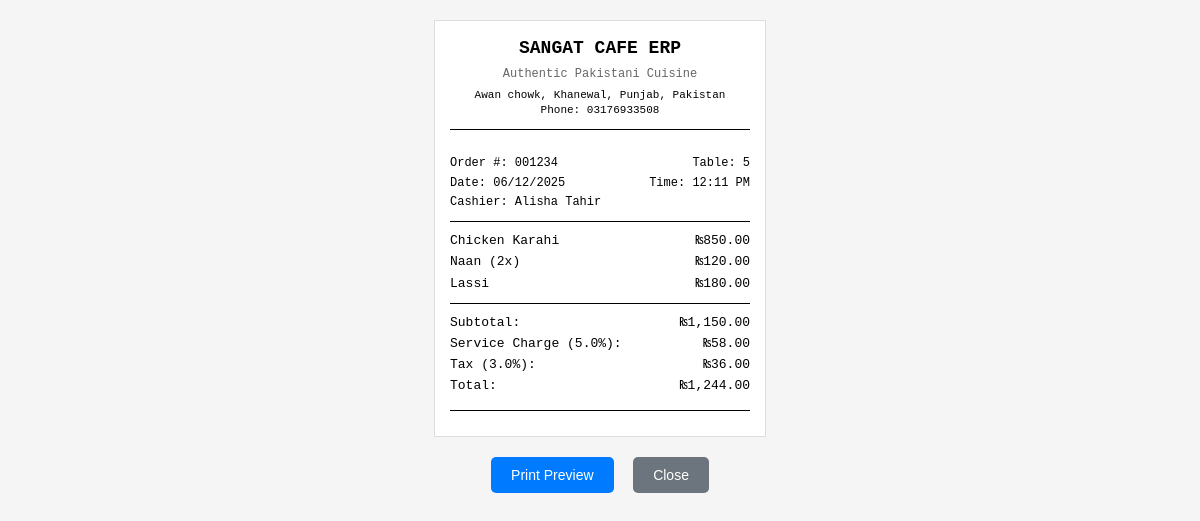
Screenshot of /admin/bill-preview (signed in) with the database file from the repository.
### app/models.py (models this page shows, shortened)
class SystemSetting(db.Model):
    __tablename__ = 'system_settings'
    id = db.Column(db.Integer, primary_key=True)
    business_id = db.Column(db.Integer, db.ForeignKey('businesses.id', ondelete='CASCADE'), nullable=True, index=True)  # MULTI-TENANT
    key = db.Column(db.String(100), nullable=False, index=True)  # Unique per business
    value = db.Column(db.Text)
    description = db.Column(db.String(255))
    updated_at = db.Column(db.DateTime, default=lambda: datetime.now(timezone.utc), onupdate=lambda: datetime.now(timezone.utc))
    @classmethod
    def get_setting(cls, key, default=None, business_id=None):
        if business_id is not None:
            setting = cls.query.filter_by(key=key, business_id=business_id).first()
        else:
            try:
                from flask_login import current_user
                if current_user.is_authenticated and hasattr(current_user, 'business_id') and current_user.business_id:
                    setting = cls.query.filter_by(key=key, business_id=current_user.business_id).first()
                else:
                    setting = cls.query.filter_by(key=key).first()
            except:
                setting = cls.query.filter_by(key=key).first()
        return setting.value if setting else default

class BillTemplate(db.Model):
    __tablename__ = 'bill_templates'
    id = db.Column(db.Integer, primary_key=True)
    business_id = db.Column(db.Integer, db.ForeignKey('businesses.id', ondelete='CASCADE'), nullable=True, index=True)  # MULTI-TENANT
    template_type = db.Column(db.String(20), nullable=False, default='receipt')  # receipt, invoice, kitchen
    header_name = db.Column(db.String(100), default='My Business')
    header_tagline = db.Column(db.String(200), default='Authentic Pakistani Cuisine')
    logo_filename = db.Column(db.String(255))  # Store logo file path
    show_logo = db.Column(db.Boolean, default=True)
    show_restaurant_name = db.Column(db.Boolean, default=True)
    show_order_number = db.Column(db.Boolean, default=True)
    show_date_time = db.Column(db.Boolean, default=True)
    show_cashier = db.Column(db.Boolean, default=True)
    show_table = db.Column(db.Boolean, default=True)
    show_tax = db.Column(db.Boolean, default=True)
    footer_message = db.Column(db.Text, default='')
    show_qr_code = db.Column(db.Boolean, default=False)
    paper_size = db.Column(db.String(10), default='80mm')
    font_size = db.Column(db.String(10), default='medium')
    auto_cut = db.Column(db.Boolean, default=True)
    created_at = db.Column(db.DateTime, default=lambda: datetime.now(timezone.utc), nullable=False)
    updated_at = db.Column(db.DateTime, default=lambda: datetime.now(timezone.utc), onupdate=lambda: datetime.now(timezone.utc))
    @classmethod
    def get_template(cls, template_type='receipt', business_id=None):
        if business_id is None:
            try:
                from flask_login import current_user
                if current_user.is_authenticated and hasattr(current_user, 'business_id'):
                    business_id = current_user.business_id
            except:
                pass
        if business_id is not None:
            try:
                business_id = int(business_id)
            except (ValueError, TypeError):
                print(f"ERROR: Cannot convert business_id to int: {business_id}, type: {type(business_id)}")
                business_id = None
        try:
            if business_id is not None:
                template = cls.query.filter_by(
                    template_type=template_type,
                    business_id=business_id
                ).first()
            else:
                template = cls.query.filter_by(
                    template_type=template_type
                ).filter(cls.business_id.is_(None)).first()
            if template:
                return template
        except Exception as e:
            db.session.rollback()
            print(f"Error in get_template: {str(e)}")
            import traceback
            traceback.print_exc()
            return cls(
                template_type=template_type,
                business_id=business_id,
                header_name='My Business',
                header_tagline='Authentic Pakistani Cuisine',
                show_restaurant_name=True
            )

class User(UserMixin, db.Model):
    __tablename__ = 'users'
    id = db.Column(db.Integer, primary_key=True)
    business_id = db.Column(db.Integer, db.ForeignKey('businesses.id', ondelete='CASCADE'), nullable=True, index=True)  # MULTI-TENANT
    employee_id = db.Column(db.String(10), nullable=True, index=True)  # Unique per business
    username = db.Column(db.String(80), nullable=False, index=True)  # Unique per business
    email = db.Column(db.String(120), nullable=False, index=True)  # Unique per business
    password_hash = db.Column(db.String(255), nullable=False)
    role = db.Column(db.String(20), nullable=False, default='viewer')
    is_owner = db.Column(db.Boolean, default=False, nullable=False)  # First user of business
    first_name = db.Column(db.String(50), nullable=False)
    last_name = db.Column(db.String(50), nullable=False)
    full_name = db.Column(db.String(100), nullable=False)
    department = db.Column(db.String(50))
    designation = db.Column(db.String(50))
    phone = db.Column(db.String(20))
    address = db.Column(db.Text)
    profile_picture = db.Column(db.String(255))
    is_protected = db.Column(db.Boolean, default=False, nullable=False)
    is_active = db.Column(db.Boolean, default=True, nullable=False)
    requires_password_change = db.Column(db.Boolean, default=True, nullable=False)
    verification_code = db.Column(db.String(20))  # For protected user verification
    failed_login_attempts = db.Column(db.Integer, default=0, nullable=False)
    account_locked_until = db.Column(db.DateTime, nullable=True)
    last_login = db.Column(db.DateTime, nullable=True)
    email_verified = db.Column(db.Boolean, default=False, nullable=False)
    email_verification_token = db.Column(db.String(100), nullable=True)
    google_id = db.Column(db.String(255), unique=True, nullable=True)
    oauth_provider = db.Column(db.String(50), nullable=True)  # 'google', 'facebook', etc.
    navigation_permissions = db.Column(db.Text)  # JSON array of allowed navigation items
    created_at = db.Column(db.DateTime, default=lambda: datetime.now(timezone.utc), nullable=False)

### app/blueprints/admin.py (the view)
@bp.route('/bill-preview')
@login_required
@require_permissions('admin.view')
def bill_preview():
    from app.models import SystemSetting
    business_name = SystemSetting.get_setting('restaurant_name', 'My Business', business_id=current_user.business_id)
    tax_rate = float(SystemSetting.get_setting('tax_rate', '0', business_id=current_user.business_id))
    service_charge_rate = float(SystemSetting.get_setting('service_charge', '10', business_id=current_user.business_id))
    template_type = request.args.get('template_type', 'receipt')
    header_name = business_name
    header_tagline = request.args.get('header_tagline', 'Authentic Pakistani Cuisine')
    show_logo = request.args.get('show_logo', 'false') == 'true'
    show_restaurant_name = request.args.get('show_restaurant_name', 'true') == 'true'
    show_order_number = request.args.get('show_order_number', 'true') == 'true'
    show_date_time = request.args.get('show_date_time', 'true') == 'true'
    show_cashier = request.args.get('show_cashier', 'true') == 'true'
    show_table = request.args.get('show_table', 'true') == 'true'
    show_tax = request.args.get('show_tax', 'true') == 'true'
    footer_message = request.args.get('footer_message', '')
    show_qr_code = request.args.get('show_qr_code', 'false') == 'true'
    paper_size = request.args.get('paper_size', '80mm')
    font_size = request.args.get('font_size', 'medium')
    logo_filename = request.args.get('logo_filename', '')
    template = BillTemplate.get_template(template_type)
    if not logo_filename and template.logo_filename:
        logo_filename = template.logo_filename
    template_data = {
        'template_type': template_type,
        'header_name': header_name,
        'header_tagline': header_tagline,
        'show_logo': show_logo,
        'show_restaurant_name': show_restaurant_name,
        'show_order_number': show_order_number,
        'show_date_time': show_date_time,
        'show_cashier': show_cashier,
        'show_table': show_table,
        'show_tax': show_tax,
        'footer_message': footer_message,
        'show_qr_code': show_qr_code,
        'paper_size': paper_size,
        'font_size': font_size,
        'logo_filename': logo_filename,
        'tax_rate': tax_rate,
        'service_charge_rate': service_charge_rate,
        'business_id': current_user.business_id,
        'cashier_name': f"{current_user.first_name} {current_user.last_name}" if hasattr(current_user, 'first_name') else current_user.username
    }
    return render_template('admin/bill_preview.html', **template_data)

### app/models.py (called while the page is built, shortened)
    @classmethod
    def increment_metric(cls, metric_type, value=1):
        today = datetime.now(timezone.utc).date()
        metric = cls.query.filter_by(
            metric_type=metric_type,
            metric_date=today
        ).first()
        if metric:
            metric.metric_value += value
        db.session.commit()
        return metric

### app/utils/currency_utils.py (called while the page is built)
def get_currency_info(currency_code='PKR'):
    return CURRENCIES.get(currency_code.upper(), CURRENCIES['PKR'])

def get_system_currency(business_id=None):
    from app.models import SystemSetting
    return SystemSetting.get_setting('currency', 'PKR', business_id=business_id)

def get_currency_symbol(currency_code=None):
    if currency_code is None:
        currency_code = get_system_currency()
    currency_info = get_currency_info(currency_code)
    return currency_info['symbol']

### app/templates/admin/bill_preview.html (shortened to what this page needs)
<!DOCTYPE html>
<html lang="en">
<head>
</head>
<body>
    <div class="bill-container" style="width: {% if paper_size == '58mm' %}220px{% elif paper_size == '80mm' %}300px{% elif paper_size == 'A4' %}595px{% else %}420px{% endif %}; font-size: {% if font_size == 'small' %}11px{% elif font_size == 'large' %}15px{% else %}13px{% endif %};">
        <div class="header">
            {% if show_restaurant_name %}
            <div class="header-name">{{ header_name.upper() }}</div>
            {% endif %}
            <div class="header-tagline">{{ header_tagline }}</div>
            <div class="address-line">{{ get_setting('restaurant_address', '123 Main Street, Lahore') }}</div>
            <div class="address-line">Phone: {{ get_setting('restaurant_phone', '+92 300 1234567') }}</div>
        </div>
        <div class="order-info">
            {% if show_order_number %}
            <div class="info-row">
                <span>Order #: 001234</span>
                {% if show_table %}
                <span>Table: 5</span>
                {% endif %}
            </div>
            {% endif %}
            {% if show_date_time %}
            <div class="info-row">
                <span>Date: <span class="current-date"></span></span>
                <span>Time: <span class="current-time"></span></span>
            </div>
            {% endif %}
            {% if show_cashier %}
            <div style="font-size: 12px;">Cashier: {{ cashier_name }}</div>
            {% endif %}
        </div>
        <div class="items">
            <div class="item-row">
                <span>Chicken Karahi</span>
                <span>{{ 850|format_currency }}</span>
            </div>
            <div class="item-row">
                <span>Naan (2x)</span>
                <span>{{ 120|format_currency }}</span>
            </div>
            <div class="item-row">
                <span>Lassi</span>
                <span>{{ 180|format_currency }}</span>
            </div>
        </div>
        <div class="totals">
            <div class="total-row">
                <span>Subtotal:</span>
                <span>{{ 1150|format_currency }}</span>
            </div>
            {% if service_charge_rate and service_charge_rate > 0 %}
            <div class="total-row">
                <span>Service Charge ({{ service_charge_rate }}%):</span>
                <span>{{ (1150 * service_charge_rate / 100)|round|int|format_currency }}</span>
            </div>
            {% endif %}
            {% if show_tax %}
            <div class="total-row">
                <span>Tax ({{ tax_rate }}%):</span>
                <span>{{ ((1150 + (1150 * (service_charge_rate|default(0)) / 100)) * tax_rate / 100)|round|int|format_currency }}</span>
            </div>
            {% endif %}
            <div class="total-row grand-total">
                <span>Total:</span>
                {% set subtotal = 1150 %}
                {% set service_charge = (subtotal * (service_charge_rate|default(0)) / 100)|round|int %}
                {% set taxable_amount = subtotal + service_charge %}
                {% set tax_amount = (taxable_amount * tax_rate / 100)|round|int if show_tax else 0 %}
                {% set total = taxable_amount + tax_amount %}
                <span>{{ total|format_currency }}</span>
            </div>
        </div>
        <div class="footer">
        </div>
    </div>
    <div class="controls">
        <button onclick="window.print()" class="btn btn-primary">
             Print Preview
        </button>
        <button onclick="window.close()" class="btn btn-secondary">
             Close
        </button>
    </div>
</body>
</html>

### app/templates/admin/bill_preview.html (style rules this page uses)
body { font-family: 'Courier New', monospace; margin: 20px; background: #f5f5f5; }
.bill-container { margin: 0 auto; background: white; padding: 15px; border: 1px solid #ddd; line-height: 1.4; }
.header { text-align: center; margin-bottom: 15px; border-bottom: 1px solid #000; padding-bottom: 10px; }
.header-name { font-size: 18px; font-weight: bold; margin-bottom: 5px; }
.header-tagline { font-size: 12px; color: #666; margin-bottom: 5px; }
.address-line { font-size: 11px; }
.order-info { border-bottom: 1px solid #000; padding: 10px 0; margin-bottom: 10px; }
.info-row { display: flex; justify-content: space-between; font-size: 12px; margin-bottom: 3px; }
.items { margin-bottom: 10px; }
.item-row { display: flex; justify-content: space-between; margin-bottom: 3px; }
.totals { border-top: 1px solid #000; padding-top: 10px; }
.total-row { display: flex; justify-content: space-between; margin-bottom: 3px; }
.footer { text-align: center; margin-top: 15px; font-size: 11px; border-top: 1px solid #000; padding-top: 10px; }
.controls { text-align: center; margin-top: 20px; color: #666; }
.btn { padding: 10px 20px; border: none; border-radius: 5px; cursor: pointer; margin: 0 5px; font-size: 14px; }
.btn-primary { background: #007bff; color: white; }
.btn-secondary { background: #6c757d; color: white; }

### rows the page displays
SystemSetting: upper "SANGAT CAFE ERP"
BillTemplate: header_tagline "Authentic Pakistani Cuisine"
SystemSetting: value "Awan chowk, Khanewal, Punjab, Pakistan"
SystemSetting: value "03176933508"
User: full_name "Alisha Tahir", business.value "₨1,244.00"
SystemSetting: (1150*service_charge_rate/100)|round|int|format_currency "₨58.00", value "₨36.00"

### other values shown
{{ 850|format_currency }} "₨850.00"
{{ 120|format_currency }} "₨120.00"
{{ 180|format_currency }} "₨180.00"
{{ 1150|format_currency }} "₨1,150.00"
{{ service_charge_rate }} "5.0"
{{ tax_rate }} "3.0"
